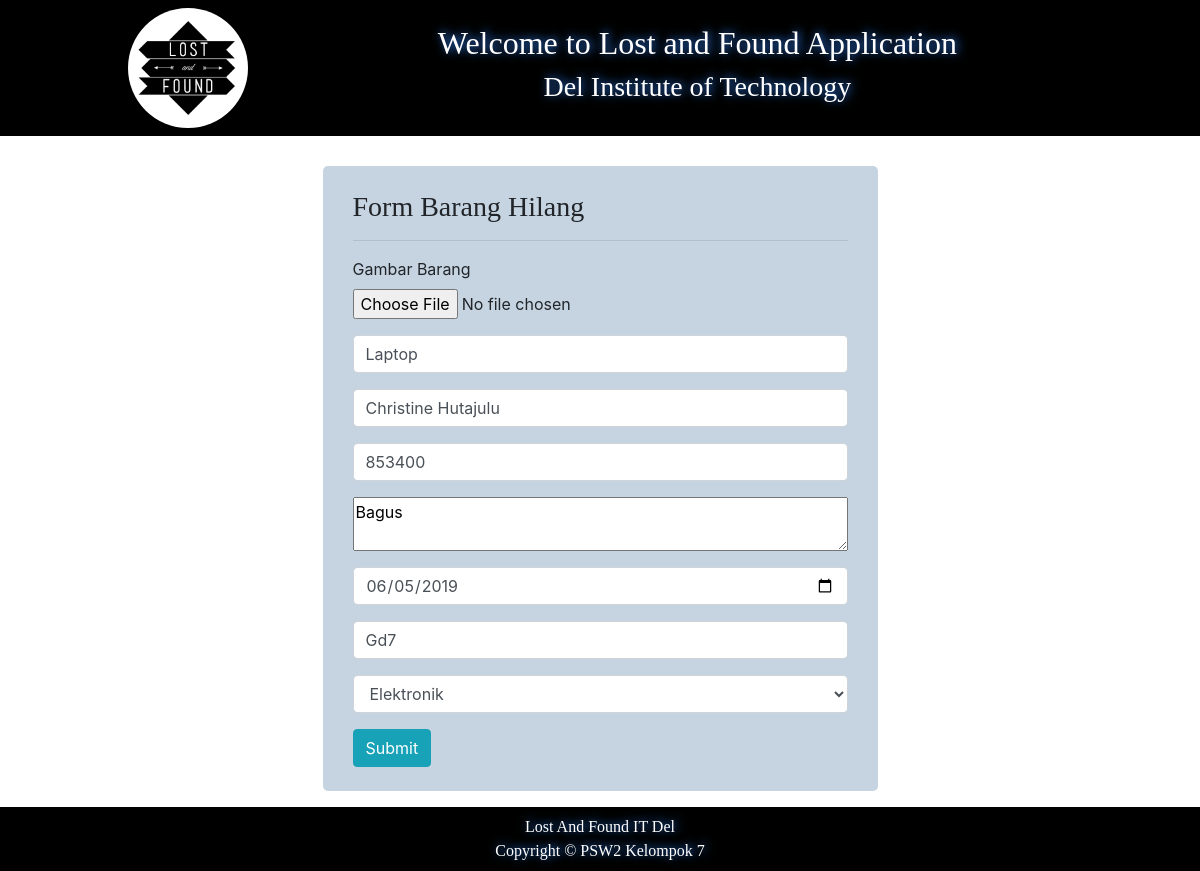
Screenshot of /mahasiswa/form/editHilang.php?id=10 with the database file from the repository.
### tables this page shows
CREATE TABLE `formbaranghilang` (
  `id` int(10) UNSIGNED NOT NULL,
  `gambarBarang` varchar(100) NOT NULL,
  `namaBarang` varchar(100) NOT NULL,
  `pemilikBarang` varchar(100) NOT NULL,
  `noHp` int(20) NOT NULL,
  `ciriBarang` varchar(100) NOT NULL,
  `tanggalHilang` date NOT NULL,
  `lokasi` varchar(100) NOT NULL,
  `kategori` varchar(100) NOT NULL
);

### mahasiswa/form/editHilang.php (the view, shortened to what this page needs)
    <?php
    $id = $_GET['id'];
    include_once "../../config/config.php";
    $query = mysqli_query($data, "SELECT * FROM formbaranghilang WHERE id = $id");
    $satu = mysqli_fetch_assoc($query);
?>
<html>
<head>
</head>
<link rel="stylesheet" href="../../css/bootstrap.css">
<link rel="stylesheet" href="../../css/bootstrap.min.css">
<body>
    <nav class="navbar" style="background-color: black">
    <div class="col-md-2">
        <img src="../../gambar/logo.jpg" width="120" height="120" class="rounded-circle d-inline-block align-top" alt="">
    </div>
    <div class="col-md-8">
        <center style="font-family:Castellar; color: white;"><h2 class="text4">Welcome to Lost and Found Application</h2>
        <h3 class="text4">Del Institute of Technology</h3>
        </center>
    </div>
    </nav>
<div class="container">
<div class="col-md-6" style="margin: auto; background-color: #c6d4e1; border-radius:5px">
<div class="col-md-12" style="margin-top:30px">
<form method="post" enctype="multipart/form-data" action="edit.php">
    <br>
    <h3 style="font-family: Century751 No2 BT;">Form Barang Hilang</h3><hr>
        <div class="form-group ">
            <label for="gambar">Gambar Barang</label><br>
            <input type="file" name="gambarBarang" id="gambar" value="<?= $satu['gambarBarang']; ?>">
        </div>
        <div class="form-group ">
            <input type="text" name="namaBarang" class="form-control" id="namaBarang" placeholder="Nama Barang" value="<?= $satu['namaBarang']; ?>">
        </div>
        <div class="form-group">
            <input type="text" name="pemilikBarang" class="form-control" id="pemilik" placeholder="Nama yang kehilangan barang" value="<?= $satu['pemilikBarang']; ?>">
        </div>
        <div class="form-group">
            <input type="text" name="noHp" class="form-control" id="hp" placeholder="No HP" value="<?= $satu['noHp']; ?>">
        </div>
        <div class="form-group">
           <textarea placeholder="Masukkan ciri-ciri barang..." style="width: 100%;" name="ciriBarang" id="ciri" ><?= $satu['ciriBarang']; ?></textarea>
        </div>
        <div class="form-group">
            <input type="date" name="tanggalHilang" class="form-control" id="tanggal" value="<?= $satu['tanggalHilang']; ?>">
        </div>
        <div class="form-group">
            <input type="text" name="lokasi" class="form-control" id="lokasi" placeholder="Lokasi Barang Hilang" value="<?= $satu['lokasi']; ?>">
        </div>
        <div class="form-group ">
        <select id="kategori" name="kategori" class="form-control" >
            <option selected><?= $satu['kategori']; ?></option>
        </select>
        </div>
  <button type="submit" class="btn btn-info">Submit</button>
  <br><br>
</form>
</div>
</div>
</div>
<nav class="navbar" style="background-color: black">
    <div class="col-md-12 text4" style="font-family:Comic Sans MS; color: white;">
        <center>
            Lost And Found IT Del<br>
            Copyright &copy PSW2 Kelompok 7
        </center>
    </div>
</nav>
</body>
</html>

### mahasiswa/form/editHilang.php (style rules this page uses)
.text4 { text-shadow: 2px -1px 10px #3385ff; }

### rows the page displays
formbaranghilang: namaBarang "Laptop", pemilikBarang "Christine Hutajulu", noHp "853400", ciriBarang "Bagus", tanggalHilang "06/05/2019", lokasi "Gd7", kategori "Elektronik"
